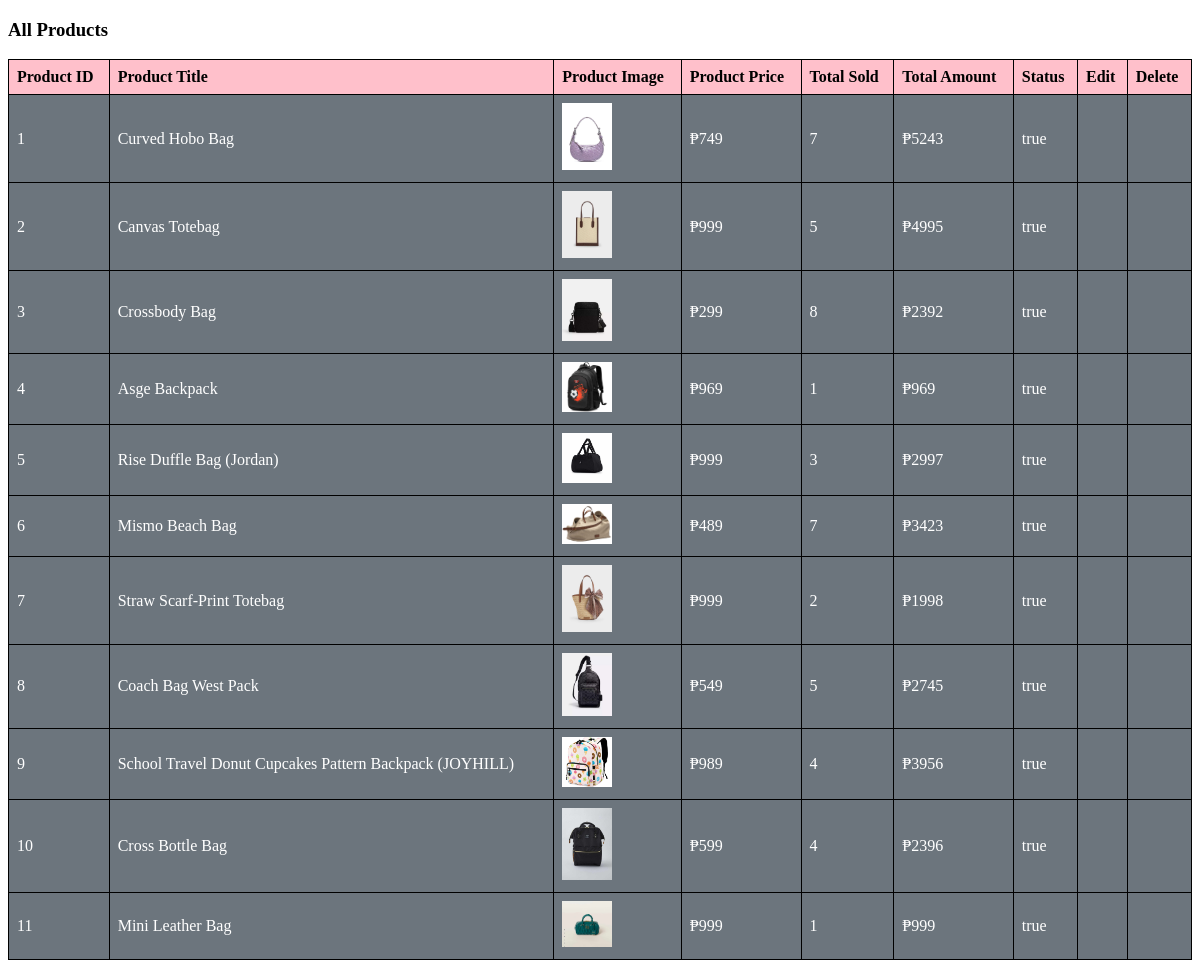
Page /admin/admin_page/view_products.php on the earlier database version.
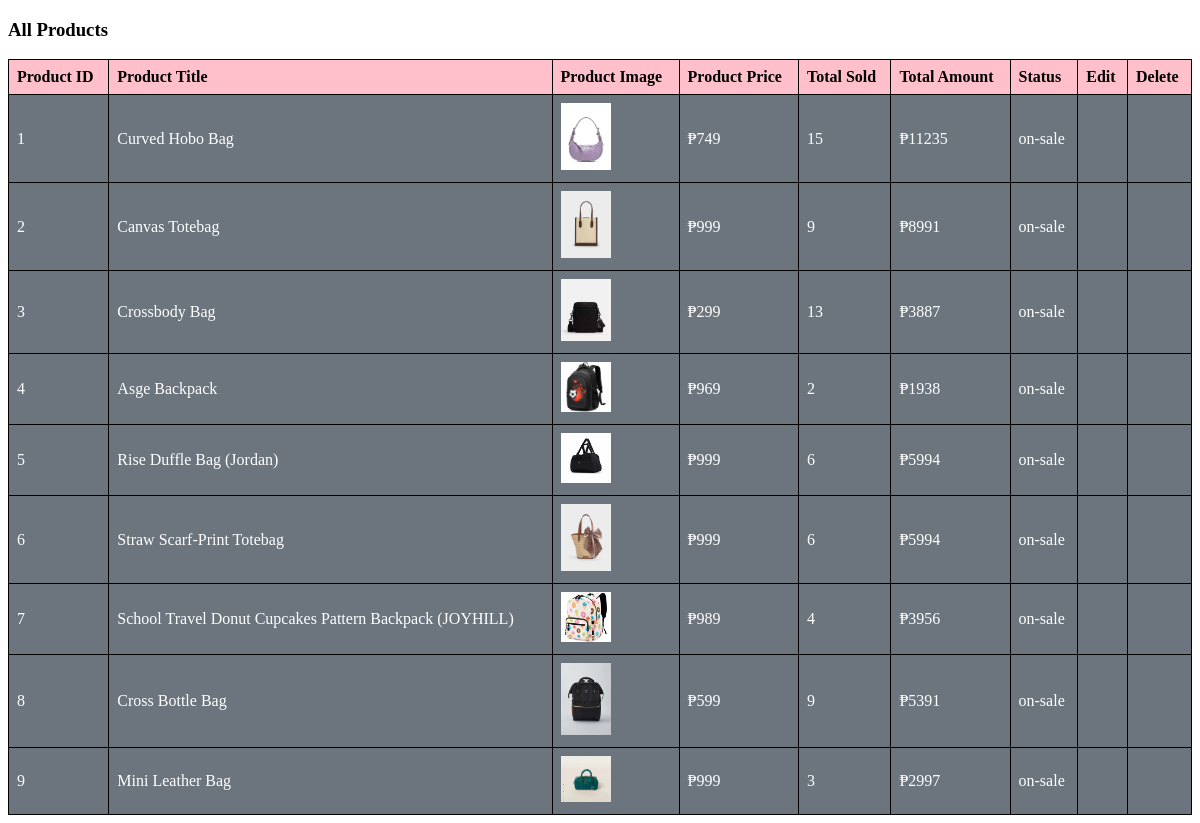
Same page on the later database version.
### tables this page shows
CREATE TABLE `products` (
  `product_id` int(11) NOT NULL,
  `product_title` varchar(100) NOT NULL,
  `product_keywords` varchar(255) NOT NULL,
  `category_id` int(11) NOT NULL,
  `product_image1` varchar(255) NOT NULL,
  `product_image2` varchar(255) NOT NULL,
  `product_image3` varchar(255) NOT NULL,
  `product_price` varchar(100) NOT NULL,
  `date` timestamp NOT NULL DEFAULT current_timestamp() ON UPDATE current_timestamp(),
  `status` varchar(100) NOT NULL
);

### admin/admin_page/view_products.php (the view, shortened to what this page needs)
<!DOCTYPE html>
<html lang="en">
<head>
</head>
<body>
    <h3 class="text-center text-success">All Products</h3>
    <table>
        <thead class="bg-pink">
            <tr>
                <th>Product ID</th>
                <th>Product Title</th>
                <th>Product Image</th>
                <th>Product Price</th>
                <th>Total Sold</th>
                <th>Total Amount</th>
                <th>Status</th>
                <th>Edit</th>
                <th>Delete</th>
            </tr>
        </thead>
        <tbody class="bg-secondary text-light">
            <?php
$get_products="Select * from products";
$result=mysqli_query($con,$get_products);
$number=0;
while($row=mysqli_fetch_assoc($result)){
    $product_id=$row['product_id'];
    $product_title=$row['product_title'];
    $product_image1=$row['product_image1'];
    $product_price=$row['product_price'];
    $status=$row['status'];
    $number++;
    ?>
            <tr class='text-center'>
                <td><?php echo $number; ?></td>
                <td><?php echo $product_title; ?></td>
                <td><img src='./product_images/<?php echo $product_image1;?>' class='product_img' /></td>
                <td><?php echo '₱' . $product_price; ?></td>
                <td><?php
                $get_count="Select * from orders_pending where product_id = $product_id";
                $result_count=mysqli_query($con,$get_count);
                $rows_count=mysqli_num_rows($result_count);
                echo $rows_count;
                ?></td>
                <td><?php echo '₱' . ($rows_count * $product_price); ?></td>
                <td><?php echo $status;?></td>
                <td></td>
                <td></td>
            </tr>
            <?php
            }
            ?>
        </tbody>
    </table>
</body>
</html>

### admin/admin_page/view_products.php (style rules this page uses)
.bg-pink { background-color: pink; }
.bg-secondary { background-color: #6c757d; }
.text-light { color: #ffffff; }
table { border-collapse: collapse; width: 100%; }
th, td { border: 1px solid black; padding: 8px; text-align: left; }
th { font-weight: bold; }
.product_img { width: 50px; object-fit: contain; }

Differences in the rows shown:
removed products: product_title "Mismo Beach Bag", product_image1 (picture), product_price "489", rows_count "7", $rows_count*$product_price "3423", status "true"
removed products: product_title "Coach Bag West Pack", product_image1 (picture), product_price "549", rows_count "5", $rows_count*$product_price "2745", status "true"
changed products "Curved Hobo Bag": rows_count "7" → "15"; $rows_count*$product_price "5243" → "11235"; status "true" → "on-sale"
changed products "Canvas Totebag": rows_count "5" → "9"; $rows_count*$product_price "4995" → "8991"; status "true" → "on-sale"
changed products "Crossbody Bag": rows_count "8" → "13"; $rows_count*$product_price "2392" → "3887"; status "true" → "on-sale"
changed products "Asge Backpack": rows_count "1" → "2"; $rows_count*$product_price "969" → "1938"; status "true" → "on-sale"
changed products "Rise Duffle Bag (Jordan)": rows_count "3" → "6"; $rows_count*$product_price "2997" → "5994"; status "true" → "on-sale"
changed products "Straw Scarf-Print Totebag": rows_count "2" → "6"; $rows_count*$product_price "1998" → "5994"; status "true" → "on-sale"
changed products "School Travel Donut Cupcakes Pattern Backpack (JOYHILL)": status "true" → "on-sale"
changed products "Cross Bottle Bag": rows_count "4" → "9"; $rows_count*$product_price "2396" → "5391"; status "true" → "on-sale"
changed products "Mini Leather Bag": rows_count "1" → "3"; $rows_count*$product_price "999" → "2997"; status "true" → "on-sale"
